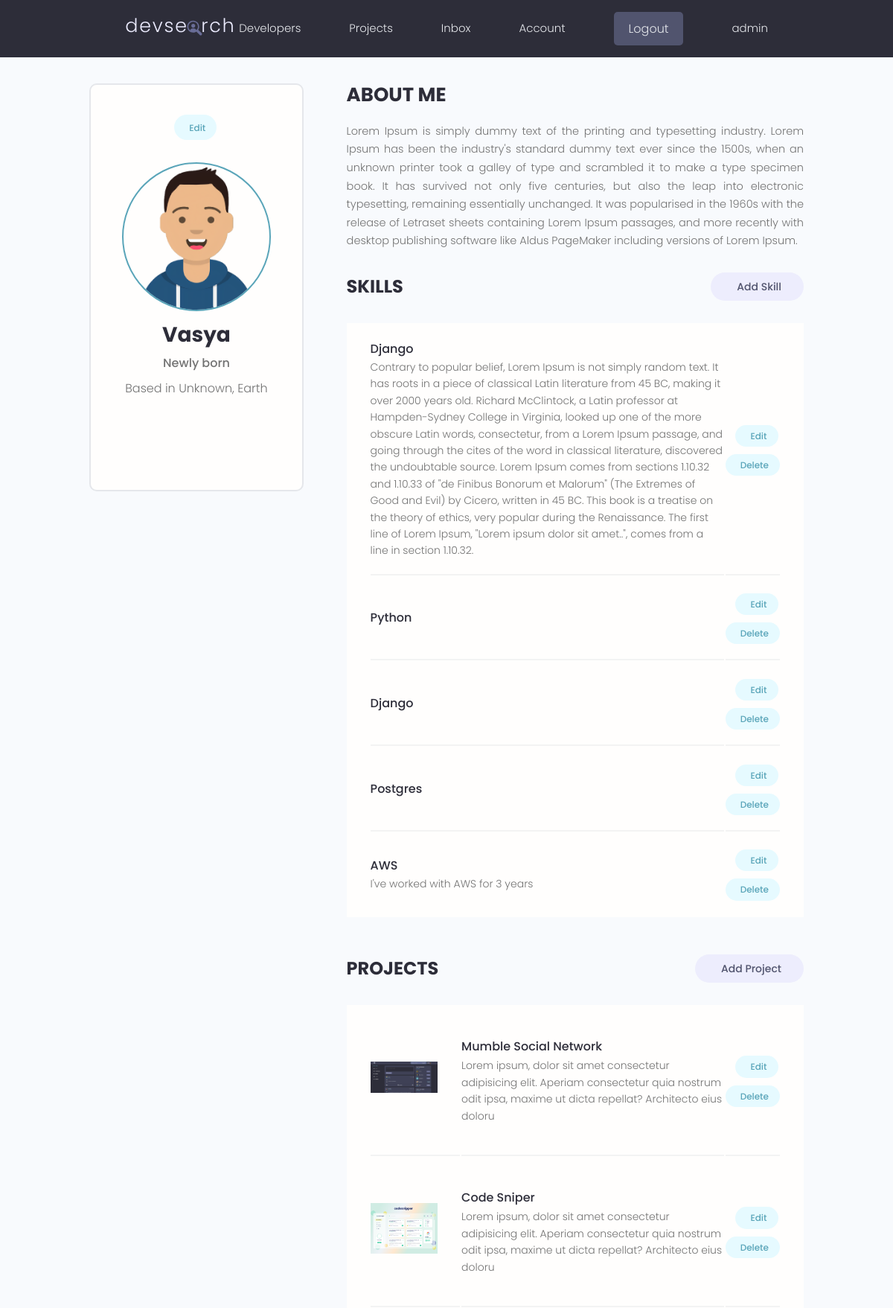
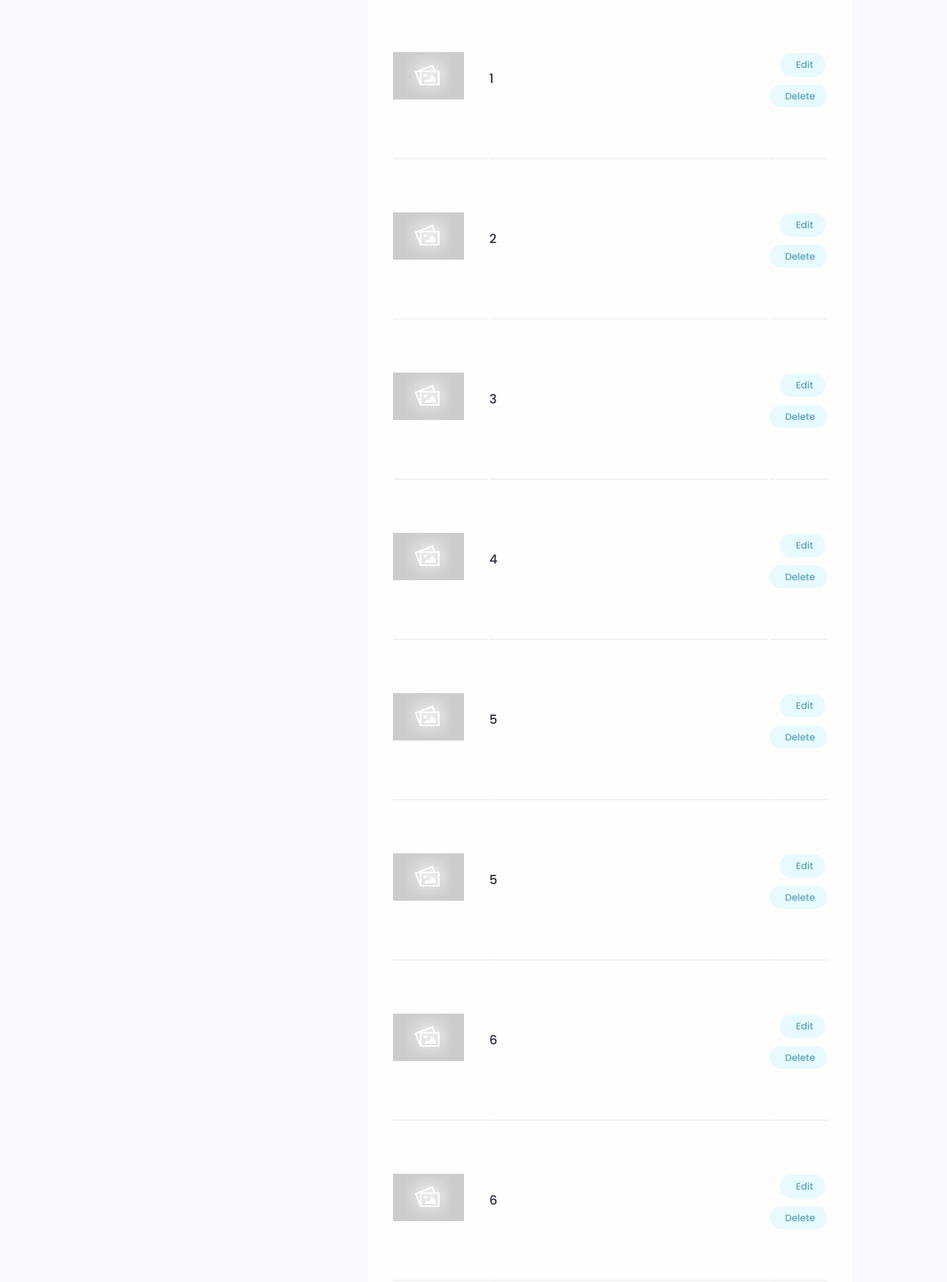
The app's page /account/ (signed in, upper part) with its own data (2 pictures, top to bottom).
### users/models.py (models this page shows, shortened)
class Profile(models.Model):
    user = models.OneToOneField(User, on_delete=models.CASCADE, blank=True, null=True)
    name = models.CharField(max_length=200, blank=True, null=True)
    email = models.EmailField(max_length=500, blank=True, null=True)
    username = models.CharField(max_length=200, blank=True, null=True)
    location = models.CharField(max_length=200, blank=True, null=True)
    short_intro = models.CharField(max_length=200, blank=True, null=True)
    bio = models.TextField(blank=True, null=True)
    profile_image = models.ImageField(
        blank=True,
        null=True,
        upload_to="profiles/",
        default="profiles/user-default.png",
    )
    social_github = models.CharField(max_length=200, blank=True, null=True)
    social_twitter = models.CharField(max_length=200, blank=True, null=True)
    social_linkedin = models.CharField(max_length=200, blank=True, null=True)
    social_youtube = models.CharField(max_length=200, blank=True, null=True)
    social_website = models.CharField(max_length=200, blank=True, null=True)
    created = models.DateTimeField(auto_now_add=True)
    id = models.UUIDField(
        default=uuid.uuid4, unique=True, primary_key=True, editable=False
    )

class Skill(models.Model):
    owner = models.ForeignKey(Profile, blank=True, null=True, on_delete=models.CASCADE)
    name = models.CharField(max_length=200, blank=True, null=True)
    description = models.TextField(blank=True, null=True)
    created = models.DateTimeField(auto_now_add=True)
    id = models.UUIDField(
        default=uuid.uuid4, unique=True, primary_key=True, editable=False
    )

### projects/models.py (models this page shows, shortened)
class Project(models.Model):
    owner = models.ForeignKey(Profile, null=True, blank=True, on_delete=models.SET_NULL)
    title = models.CharField(max_length=200)
    description = models.TextField(
        null=True, blank=True
    )  # null and blank True means filling the description is not a must
    featured_image = models.ImageField(null=True, blank=True, default="default.jpg")
    demo_link = models.CharField(max_length=2000, null=True, blank=True)
    source_link = models.CharField(max_length=2000, null=True, blank=True)
    tags = models.ManyToManyField("Tag", blank=True)
    vote_total = models.IntegerField(default=0, null=True, blank=True)
    vote_ratio = models.IntegerField(default=0, null=True, blank=True)
    created = models.DateTimeField(auto_now_add=True)
    id = models.UUIDField(
        default=uuid.uuid4, unique=True, primary_key=True, editable=False
    )
    class Meta:
        ordering = ['created'] # in ordering if we put dash (-), it will reverse it. Meaning it will go from newest to the latest

### users/views.py (the view)
# urls.py: path("account/", views.userAccount, name="account"),
@login_required(login_url='login')
def userAccount(request):
    profile = request.user.profile
    skills = profile.skill_set.all()
    projects = profile.project_set.all()
    context = {"profile":profile, "skills": skills, "projects":projects}
    return render(request, "users/account.html", context)

### users/templates/users/account.html (shortened to what this page needs)
{% extends 'main.html' %}
{% load static %}
{% block content %}
<main class="settingsPage profile my-md">
  <div class="container">
    <div class="layout">
      <div class="column column--1of3">
        <div class="card text-center">
          <div class="card__body dev">
            <a class="tag tag--pill tag--main settings__btn" href="{% url 'edit-account' %}">
              Edit</a>
            <img class="avatar avatar--xl dev__avatar" src="{{profile.profile_image.url}}" />
            <h2 class="dev__name">{{profile.name}}</h2>
            <p class="dev__title">{{profile.short_intro}}</p>
            <p class="dev__location">Based in {{profile.location}}</p>
            <ul class="dev__social">
            </ul>
          </div>
        </div>
      </div>
      <div class="column column--2of3">
        <div class="devInfo">
          <h3 class="devInfo__title">About Me</h3>
          <p class="devInfo__about">{{profile.bio}}</p>
        </div>
        <div class="settings">
          <h3 class="settings__title">Skills</h3>
          <a class="tag tag--pill tag--sub settings__btn tag--lg" href="{% url 'create-skill' %}"> Add Skill</a>
        </div>
        <table class="settings__table">
          {% for skill in skills %}
          <tr>
            <td class="settings__tableInfo">
              <h4>{{skill.name}}</h4>
              <p>{{skill.description}}</p>
            </td>
            <td class="settings__tableActions">
              <a class="tag tag--pill tag--main settings__btn" href="{% url 'update-skill' skill.id %}"> Edit</a>
              <a class="tag tag--pill tag--main settings__btn" href="{% url 'delete-skill' skill.id %}?next=/account">
                Delete</a>
            </td>
          </tr>
          {% endfor %}
        </table>
        <div class="settings">
          <h3 class="settings__title">Projects</h3>
          <a class="tag tag--pill tag--sub settings__btn tag--lg" href="{% url 'create-project' %}"> Add Project</a>
        </div>
        <table class="settings__table">
          {% for project in projects %}
          <tr>
            <td class="settings__thumbnail">
              <a href="{% url 'project' project.id %}"><img src="{{project.featured_image.url}}"
                  alt="Project Thumbnail" /></a>
            </td>
            <td class="settings__tableInfo">
              <a href="{% url 'project' project.id %}">{{project.title}}</a>
              <p>{{project.description|slice:"150"}}</p>
            </td>
            <td class="settings__tableActions">
              <a class="tag tag--pill tag--main settings__btn" href="{% url 'update-project' project.id %}">
                Edit</a>
              <a class="tag tag--pill tag--main settings__btn" href="{% url 'delete-project' project.id %}?next=/account">
                Delete</a>
            </td>
          </tr>
          {% endfor %}
        </table>
      </div>
    </div>
  </div>
</main>
{% endblock %}

### templates/navbar.html (shortened to what this page needs)
{% load static %}
<header class="header">
    <div class="container container--narrow">
        <a href="{% url 'profiles' %}" class="header__logo">
            <img src="{% static 'images/logo.svg' %}" alt="DevSearch Logo" />
        </a>
        <nav class="header__nav">
            <ul class="header__menu">
                <li class="header__menuItem"><a href="{% url 'profiles' %}">Developers</a></li>
                <li class="header__menuItem"><a href="{% url 'projects' %}">Projects</a></li>
                <li class="header__menuItem"><a href="#">Inbox</a></li>
                {% if request.user.is_authenticated %}
                <li class="header__menuItem"><a href="{% url 'account' %}">Account</a></li>
                <li class="header__menuItem"><a href="{% url 'logout' %}" class="btn btn--sub">Logout</a></li>
                {% else %}
                <li class="header__menuItem"><a href="{% url 'login' %}" class="btn btn--sub">Login/Sign Up</a></li>
                {% endif %}
                <li class="header__menuItem"><a href="#">{{user.username}}</a></li>
            </ul>
        </nav>
    </div>
</header>

### static/styles/app.css (style rules this page uses)
:root { --color-sub: #2d2d39; }
.btn--sub { background-color: var(--color-sub-light); }
.card { border: 2px solid var(--color-light); }
img { width: 100%; }
.header { position: sticky; z-index: 111; background-color: var(--color-sub); padding: 1.5rem 0; }
.header > .container { display: flex; justify-content: space-between; align-items: center; }
.header__logo > img { height: 3.8rem; }
.header__nav > ul { display: inline-flex; align-items: center; list-style: none; gap: 6.5rem; }
.header__menuItem > a { color: var(--color-light); font-weight: 300; }
.profile .card > .dev { padding: 4rem; }
.dev__avatar { display: block; margin: auto; }
.dev__name { color: var(--color-sub); font-size: 2.8rem; font-weight: 700; margin-top: 1rem; margin-bottom: 0.5rem; }
.dev__title { font-size: 1.6rem; font-weight: 500; line-height: 1.3; }
.dev__location { margin-top: 1rem; }
.dev__social { margin: 3rem 0; list-style: none; display: flex; justify-content: center; gap: 1.5rem; }
.devInfo { margin-bottom: 3rem; }
.devInfo__title, .devInfo__subtitle { font-size: 2.6rem; color: var(--color-sub); text-transform: uppercase; font-weight: 700; margin-bottom: 1.5rem; }
.devInfo__about, .devSkill__info { font-size: 1.45rem; line-height: 1.7; text-align: justify; }
.settingsPage .dev > .settings__btn { display: inline-block; margin-bottom: 3rem; }
.settings { display: flex; justify-content: space-between; align-items: center; }
.settings__title { font-size: 2.4rem; text-transform: uppercase; font-weight: 700; color: var(--color-sub); }
.settings__table { margin-top: 3rem; margin-bottom: 5rem; padding: 0 3rem; background: var(--color-white); }
.settings__table tr { width: 100%; }
.settings__table tr > td { padding: 2rem 0; }
.settings__table tr:not(:last-child) td { border-bottom: 2px solid var(--color-white-light); }
.settings__thumbnail { width: 23%; min-width: 10rem; }
.settings__thumbnail img { padding-right: 3rem; height: 15rem; object-fit: contain; }
.settings__tableInfo { width: 100%; }
.settings__tableInfo h4, .settings__tableInfo a { padding-right: 1rem; width: auto; font-size: 1.6rem; font-weight: 500; color: var(--color-sub); }
.settings__tableInfo p { font-size: 1.4rem; }
.settings__tableActions { text-align: right; }

### static/uikit/styles/modules/_variables.css (style rules this page uses)
:root { --color-main: #5aa5b9; --color-main-light: #e6faff; --color-sub: #3f4156; --color-sub-light: #51546e; --color-sub-lighter: #ededfd; --color-text: #737373; --color-gray: #8b8b8b; --color-light: #e5e7eb; --color-light-gray: #767676; --color-bg: #f8fafd; --color-white: #fffefd; --color-white-light: #f3f3f3; --color-success: #359e64; --color-success-bg: #def8e8; --color-error: #fc4b0b; --color-error-bg: #fff2ee; --font-base: 'Poppins', arial, helvetica, 'Segoe UI', roboto, ubuntu, sans-serif; --font-monospace: 'Fira Code', 'Courier New', courier, monospace; --font-regular: 300; --font-medium: 500; --font-bold: 700; --generic-shadow: 1px 1px 5px #00000010; --generic-transition: all 0.3s ease-in-out; }

### static/uikit/styles/modules/_base.css (style rules this page uses)
* { margin: 0; padding: 0; box-sizing: border-box; text-rendering: optimizeLegibility; color: inherit; font-size: inherit; }
html { font-size: 50%; }
@media only screen and (min-width: 480px) { html { font-size: 56.25%; } }
@media only screen and (min-width: 1200px) { html { font-size: 62.5%; } }
body { line-height: 1.6; font-weight: 400; font-size: 1.5rem; color: var(--color-text); background-color: var(--color-bg); min-height: 100vh; }

### static/uikit/styles/modules/_typography.css (style rules this page uses)
* { font-family: var(--font-base); }
h2 { font-size: 3.6rem; font-weight: var(--font-bold); }
h3 { font-size: 3.2rem; font-weight: var(--font-medium); }
h4 { font-size: 2.8rem; font-weight: var(--font-medium); }
p, span, strong { font-size: 1.6rem; color: var(--color-text); font-weight: var(--font-regular); }
a { padding-bottom: 2px; text-decoration: none; display: inline-block; color: var(--color-main); font-weight: var(--font-medium); }

### static/uikit/styles/modules/_utilities.css (style rules this page uses)
.container { width: 92%; max-width: 165rem; margin: 0 auto; box-sizing: border-box; }
.container--narrow { width: 92%; max-width: 120rem; }
@media screen and (min-width: 1000px) { .container { width: 90%; } }
@media screen and (min-width: 1000px) { .container--narrow { width: 85%; } }
@media screen and (min-width: 1200px) { .container { width: 80%; } }
@media screen and (min-width: 1200px) { .container--narrow { width: 72%; } }
.text-center { text-align: center; }
.my-md { margin: 3rem auto; }

### static/uikit/styles/modules/_avatar.css (style rules this page uses)
.avatar { border-radius: 50%; border: 2px solid var(--color-main); object-fit: cover; }
.avatar--xl { height: 20rem; width: 20rem; }

### records on screen
Profile: profile_image (picture), name "Vasya", short_intro "Newly born", location "Unknown, Earth", bio "Lorem Ipsum is simply dummy text of the printing and typesetting industry. Lorem Ipsum has been the industry's standard dummy text ever since the 1500s, when an unknown printer took a galley of type and scrambled it to make a type specimen book. It has survived not only five centuries, but also the leap into electronic typesetting, remaining essentially unchanged. It was popularised in the 1960s with the release of Letraset sheets containing Lorem Ipsum passages, and more recently with desktop publishing software like Aldus PageMaker including versions of Lorem Ipsum."
Skill: name "Django", description "Contrary to popular belief, Lorem Ipsum is not simply random text. It has roots in a piece of classical Latin literature from 45 BC, making it over 2000 years old. Richard McClintock, a Latin professor at Hampden-Sydney College in Virginia, looked up one of the more obscure Latin words, consectetur, from a Lorem Ipsum passage, and going through the cites of the word in classical literature, discovered the undoubtable source. Lorem Ipsum comes from sections 1.10.32 and 1.10.33 of \"de Finibus Bonorum et Malorum\" (The Extremes of Good and Evil) by Cicero, written in 45 BC. This book is a treatise on the theory of ethics, very popular during the Renaissance. The first line of Lorem Ipsum,…"
Skill: name "Python"
Skill: name "Django"
Skill: name "Postgres"
Skill: name "AWS", description "I've worked with AWS for 3 years"
Project: featured_image (picture), title "Mumble Social Network", description "Lorem ipsum, dolor sit amet consectetur adipisicing elit. Aperiam consectetur quia nostrum odit ipsa, maxime ut dicta repellat? Architecto eius doloru"
Project: featured_image (picture), title "Code Sniper", description "Lorem ipsum, dolor sit amet consectetur adipisicing elit. Aperiam consectetur quia nostrum odit ipsa, maxime ut dicta repellat? Architecto eius doloru"
Project: featured_image (placeholder picture), title "1"
Project: featured_image (placeholder picture), title "2"
Project: featured_image (placeholder picture), title "3"
Project: featured_image (placeholder picture), title "4"
Project: featured_image (placeholder picture), title "5"
Project: featured_image (placeholder picture), title "5"
Project: featured_image (placeholder picture), title "6"
Project: featured_image (placeholder picture), title "6"

### other values on screen
{{ user.username }} "admin"
